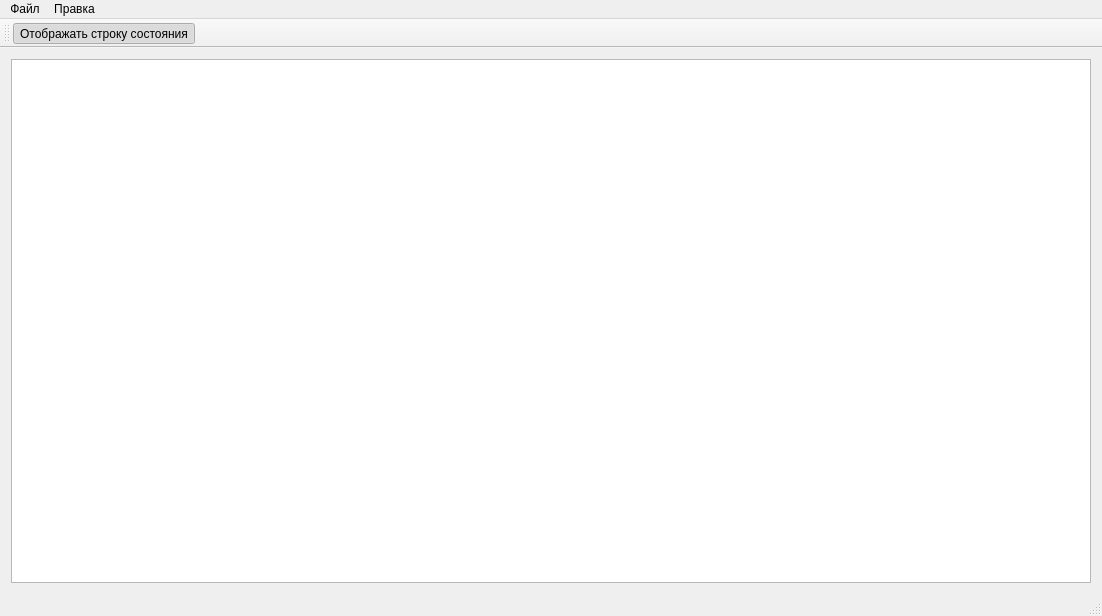
<?xml version="1.0" encoding="UTF-8"?>
<ui version="4.0">
 <class>NotePad</class>
 <widget class="QMainWindow" name="NotePad">
  <property name="geometry">
   <rect>
    <x>0</x>
    <y>0</y>
    <width>1102</width>
    <height>616</height>
   </rect>
  </property>
  <property name="windowTitle">
   <string>NotePad</string>
  </property>
  <widget class="QWidget" name="centralWidget">
   <layout class="QVBoxLayout" name="verticalLayout">
    <item>
     <widget class="QPlainTextEdit" name="textEdit"/>
    </item>
   </layout>
  </widget>
  <widget class="QMenuBar" name="menuBar">
   <property name="geometry">
    <rect>
     <x>0</x>
     <y>0</y>
     <width>1102</width>
     <height>27</height>
    </rect>
   </property>
   <widget class="QMenu" name="menu">
    <property name="title">
     <string>Файл</string>
    </property>
    <addaction name="create"/>
    <addaction name="separator"/>
    <addaction name="exit"/>
   </widget>
   <widget class="QMenu" name="menu_2">
    <property name="title">
     <string>Правка</string>
    </property>
    <addaction name="copy"/>
    <addaction name="cut"/>
    <addaction name="paste"/>
    <addaction name="separator"/>
    <addaction name="undo"/>
    <addaction name="redo"/>
    <addaction name="separator"/>
    <addaction name="selectAll"/>
    <addaction name="separator"/>
    <addaction name="addDate"/>
   </widget>
   <addaction name="menu"/>
   <addaction name="menu_2"/>
  </widget>
  <widget class="QStatusBar" name="statusBar"/>
  <widget class="QToolBar" name="toolBar">
   <property name="windowTitle">
    <string>toolBar</string>
   </property>
   <attribute name="toolBarArea">
    <enum>TopToolBarArea</enum>
   </attribute>
   <attribute name="toolBarBreak">
    <bool>false</bool>
   </attribute>
   <addaction name="showStatusBar"/>
  </widget>
  <action name="exit">
   <property name="text">
    <string>Выйти</string>
   </property>
   <property name="shortcut">
    <string>Ctrl+Q</string>
   </property>
  </action>
  <action name="create">
   <property name="text">
    <string>Новый</string>
   </property>
   <property name="shortcut">
    <string>Ctrl+N</string>
   </property>
  </action>
  <action name="copy">
   <property name="text">
    <string>Копировать</string>
   </property>
   <property name="shortcut">
    <string>Ctrl+C</string>
   </property>
  </action>
  <action name="paste">
   <property name="text">
    <string>Вставить</string>
   </property>
   <property name="shortcut">
    <string>Ctrl+V</string>
   </property>
  </action>
  <action name="undo">
   <property name="text">
    <string>Отменить</string>
   </property>
   <property name="shortcut">
    <string>Ctrl+Z</string>
   </property>
  </action>
  <action name="redo">
   <property name="text">
    <string>Повторить</string>
   </property>
   <property name="shortcut">
    <string>Ctrl+Shift+Z</string>
   </property>
  </action>
  <action name="cut">
   <property name="text">
    <string>Вырезать</string>
   </property>
   <property name="toolTip">
    <string>Вырезать</string>
   </property>
   <property name="shortcut">
    <string>Ctrl+X</string>
   </property>
  </action>
  <action name="selectAll">
   <property name="text">
    <string>Выбрать всё</string>
   </property>
   <property name="toolTip">
    <string>Выбрать всё</string>
   </property>
   <property name="shortcut">
    <string>Ctrl+A</string>
   </property>
  </action>
  <action name="showStatusBar">
   <property name="checkable">
    <bool>true</bool>
   </property>
   <property name="checked">
    <bool>true</bool>
   </property>
   <property name="text">
    <string>Отображать строку состояния</string>
   </property>
   <property name="toolTip">
    <string>Отображать строку состояния</string>
   </property>
  </action>
  <action name="addDate">
   <property name="text">
    <string>Добавить текущее время</string>
   </property>
  </action>
 </widget>
 <layoutdefault spacing="6" margin="11"/>
 <resources/>
 <connections/>
</ui>
